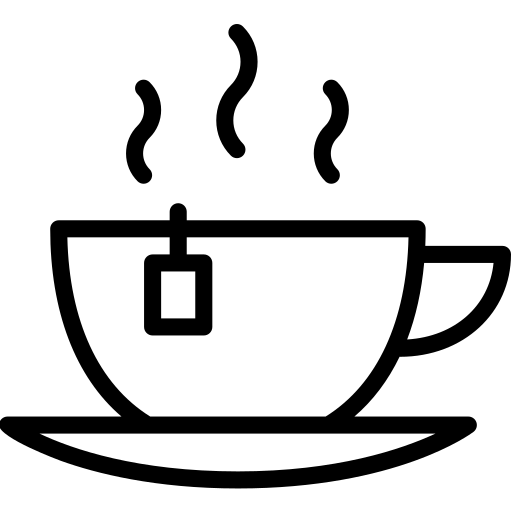
#> input picture pico_stuff/original_images/tea.png, 512 x 512 px
$ python convert_images.py
#> lines starting #> are read from the running program, lines starting #| are printed output that depends on the picture
#!/usr/bin/env python3
from PIL import Image
import os

def png_to_bitmap(input_path, output_path, target_size=(64, 64)):
    """Convert PNG to 1-bit bitmap data"""
#> called with input_path = 'tea.png', output_path = 'tea_bitmap.py', target_size = (64, 64)

    # Open and resize image
    img = Image.open(input_path)
#> img is the input picture: PIL image 512x512 RGBA; mean R, G, B, A 0, 0, 0, 42.3
    img = img.resize(target_size, Image.Resampling.LANCZOS)
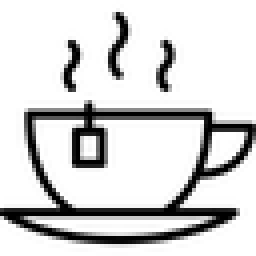
#> img: PIL image 64x64 RGBA (shown 4 times larger); mean R, G, B, A 0, 0, 0, 42.3; transparent parts drawn white

    # Ensure RGBA mode to handle transparency
    if img.mode != 'RGBA':
        img = img.convert('RGBA')

    # Convert to 1-bit bitmap
    bitmap_data = []
    basename = os.path.splitext(os.path.basename(input_path))[0].lower()

    # Process row by row, then pack 8 pixels per byte
    for row in range(target_size[1]):
        for col_start in range(0, target_size[0], 8):
            byte_val = 0
            for bit in range(8):
                col = col_start + bit
                if col < target_size[0]:
                    r, g, b, a = img.getpixel((col, row))

                    if basename == 'tea':
                        # Tea: non-transparent pixels should be white in bitmap
                        pixel_on = a > 128  # Non-transparent
                    elif basename == 'coffee':
                        # Coffee: dark pixels should be white in bitmap
                        grayscale = (r + g + b) // 3
                        pixel_on = grayscale < 128  # Dark pixels
                    elif basename == 'undo':
                        # Undo: dark pixels should be white, transparent should be background
                        if a < 128:  # Transparent
                            pixel_on = False
                        else:  # Non-transparent
                            grayscale = (r + g + b) // 3
                            pixel_on = grayscale < 128  # Dark pixels
                    else:
                        # Default: dark pixels are white
                        grayscale = (r + g + b) // 3
                        pixel_on = grayscale < 128

                    if pixel_on:
                        byte_val |= (1 << (7 - bit))
            bitmap_data.append(byte_val)
#> after the loop, bitmap_data = 512 values, max 255 at index 225, min 0 at index 0, mean 43.52

    # Generate Python code for the bitmap
    with open(output_path, 'w') as f:
        basename = os.path.splitext(os.path.basename(input_path))[0]
        f.write(f"# {basename.upper()} icon bitmap (64x64)\n")
        f.write(f"{basename.upper()}_BITMAP = bytearray([\n")

        for i in range(0, len(bitmap_data), 16):
            line = "    "
            for j in range(16):
                if i + j < len(bitmap_data):
                    line += f"0x{bitmap_data[i + j]:02X}, "
            f.write(line + "\n")
#> this loop made 32 passes
#> i on passes 2 to 13: 16, 32, 48, 64, 80, 96, 112, 128, 144, 160, 176, 192

        f.write("])\n")

def main():
    # Convert all images
    png_to_bitmap('tea.png', 'tea_bitmap.py')
    png_to_bitmap('coffee.png', 'coffee_bitmap.py')
#> call 2 of png_to_bitmap, with input_path = 'coffee.png', output_path = 'coffee_bitmap.py', target_size = (64, 64)
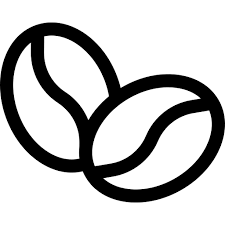
#> input picture pico_stuff/original_images/coffee.png, 225 x 225 px
#> in png_to_bitmap, img is the input picture: PIL image 225x225 P; min 0, max 255, mean 193.8
#> in png_to_bitmap (call 2), `img = img.resize(target_size, Image.Resampling.LANCZOS)`:
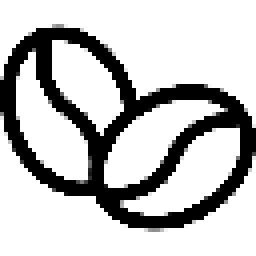
#> img: PIL image 64x64 P (shown 4 times larger); min 0, max 255, mean 193.6
#> after the loop in png_to_bitmap (call 2), `for row in range(target_size[1]):`: bitmap_data = 512 values, max 255 at index 65, min 0 at index 0, mean 59.3
#> the loop in png_to_bitmap (call 2), `for i in range(0, len(bitmap_data), 16):` made 32 passes
    png_to_bitmap('undo.png', 'undo_bitmap.py')
#> call 3 of png_to_bitmap, with input_path = 'undo.png', output_path = 'undo_bitmap.py', target_size = (64, 64)
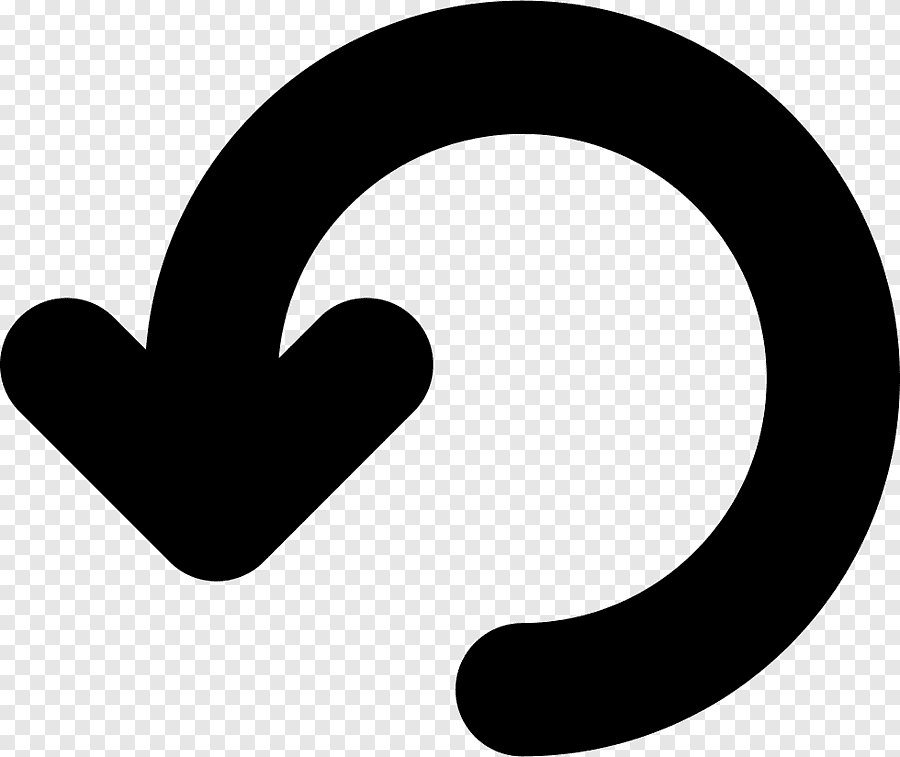
#> input picture pico_stuff/original_images/undo.png, 900 x 757 px
#> in png_to_bitmap, img is the input picture: PIL image 900x757 P; min 0, max 255, mean 145.4
#> in png_to_bitmap (call 3), `img = img.resize(target_size, Image.Resampling.LANCZOS)`:
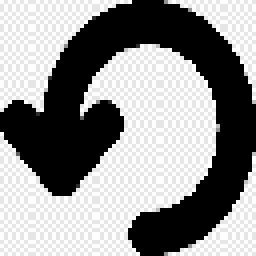
#> img: PIL image 64x64 P (shown 4 times larger); min 0, max 255, mean 145.1
#> after the loop in png_to_bitmap (call 3), `for row in range(target_size[1]):`: bitmap_data = 512 values, max 255 at index 12, min 0 at index 0, mean 99.5
#> the loop in png_to_bitmap (call 3), `for i in range(0, len(bitmap_data), 16):` made 32 passes
    print("Converted tea.png, coffee.png, and undo.png to 64x64 bitmaps")

if __name__ == "__main__":
    main()
